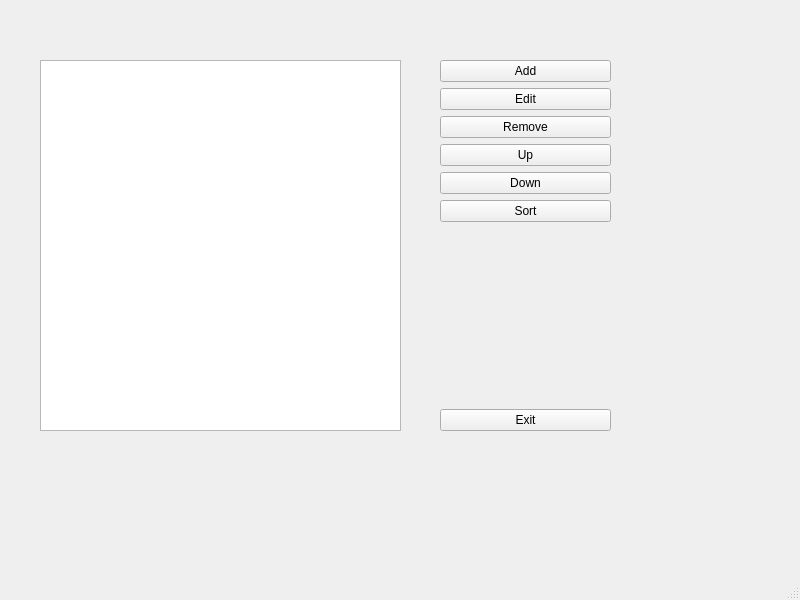
<?xml version="1.0" encoding="UTF-8"?>
<ui version="4.0">
 <class>MainWindow</class>
 <widget class="QMainWindow" name="MainWindow">
  <property name="geometry">
   <rect>
    <x>0</x>
    <y>0</y>
    <width>800</width>
    <height>600</height>
   </rect>
  </property>
  <property name="windowTitle">
   <string>MainWindow</string>
  </property>
  <widget class="QWidget" name="centralwidget">
   <widget class="QWidget" name="layoutWidget">
    <property name="geometry">
     <rect>
      <x>440</x>
      <y>60</y>
      <width>171</width>
      <height>371</height>
     </rect>
    </property>
    <layout class="QVBoxLayout" name="verticalLayout">
     <item>
      <widget class="QPushButton" name="Add">
       <property name="text">
        <string>Add</string>
       </property>
      </widget>
     </item>
     <item>
      <widget class="QPushButton" name="Edit">
       <property name="text">
        <string>Edit</string>
       </property>
      </widget>
     </item>
     <item>
      <widget class="QPushButton" name="Remove">
       <property name="text">
        <string>Remove</string>
       </property>
      </widget>
     </item>
     <item>
      <widget class="QPushButton" name="Up">
       <property name="text">
        <string>Up</string>
       </property>
      </widget>
     </item>
     <item>
      <widget class="QPushButton" name="Down">
       <property name="text">
        <string>Down</string>
       </property>
      </widget>
     </item>
     <item>
      <widget class="QPushButton" name="sort">
       <property name="text">
        <string>Sort</string>
       </property>
      </widget>
     </item>
     <item>
      <spacer name="verticalSpacer">
       <property name="orientation">
        <enum>Qt::Vertical</enum>
       </property>
       <property name="sizeHint" stdset="0">
        <size>
         <width>0</width>
         <height>30</height>
        </size>
       </property>
      </spacer>
     </item>
     <item>
      <widget class="QPushButton" name="exit">
       <property name="text">
        <string>Exit</string>
       </property>
      </widget>
     </item>
    </layout>
   </widget>
   <widget class="QListWidget" name="listitem">
    <property name="geometry">
     <rect>
      <x>40</x>
      <y>60</y>
      <width>361</width>
      <height>371</height>
     </rect>
    </property>
   </widget>
  </widget>
  <widget class="QMenuBar" name="menubar">
   <property name="geometry">
    <rect>
     <x>0</x>
     <y>0</y>
     <width>800</width>
     <height>21</height>
    </rect>
   </property>
  </widget>
  <widget class="QStatusBar" name="statusbar"/>
 </widget>
 <resources/>
 <connections/>
</ui>
